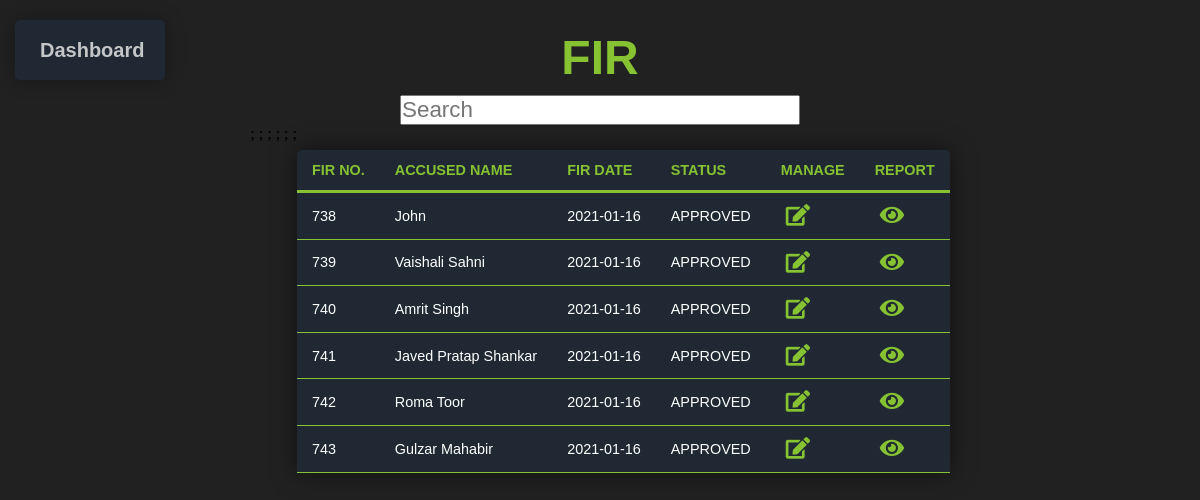
/php/managefir.php (signed in), run on the app's committed database.
### tables this page shows
CREATE TABLE `fir` (
  `FIR_NO` int(6) NOT NULL,
  `C_NAME` varchar(20) NOT NULL,
  `PHOTO` varchar(1000) DEFAULT NULL,
  `CRIME_TIME` datetime(6) DEFAULT NULL,
  `CRIME_SCENE` varchar(100) DEFAULT NULL,
  `CRIME_DESC` varchar(500) DEFAULT NULL,
  `FIR_DATE` date NOT NULL DEFAULT current_timestamp(),
  `OFFICER_ID` int(5) DEFAULT NULL,
  `STATUS` varchar(50) NOT NULL
);

### php/wids.php (called while the page is built, shortened)
<?php
$inf_name=array();
$inf_add=array();
$inf_num=array();
?>

### php/managefir.php (the view, shortened to what this page needs)
<?php
    include_once "dbh.php";
    $sql = "SELECT * FROM `fir`";
    $result = mysqli_query($conn, $sql);
    $resultcheck=mysqli_num_rows($result);
    if($resultcheck>0) {
    ?>
    <html>
        <link rel="stylesheet" href="./styles/style.css">
        <link rel="stylesheet" href="https://cdnjs.cloudflare.com/ajax/libs/font-awesome/5.15.1/css/all.min.css" />
        <body class='abc'>
        <div class='top_div'>
        <form action="policedash.php" method="post">
        <button  type=submit class="button" >Dashboard</button>
        <h2 class='table-heading'>FIR</h2>
        <input type="text" id="search" name="search" placeholder="Search" autocomplete="off">
    </div>
            <section class='display_table'>
            <table class='content-table'>
                <thead>
                    <th>FIR NO.</th>
                    <th>ACCUSED NAME</th>
                    <th>FIR DATE</th>
                    <th>STATUS</th>
                    <th>MANAGE</th>
                    <th>REPORT</th>
                </thead>
            <?php
                while($rows = mysqli_fetch_assoc($result)) {
                    include 'wids.php';
            ?>
                <tbody>
                    <tr>
                        <td><?php echo $rows['FIR_NO'];  ?></td>
                        <td><?php echo $rows['C_NAME']; ?></td>
                        <td><?php echo $rows['FIR_DATE']; ?></td>
                        <td><?php echo $rows['STATUS']; ?></td>
                        <?php echo "<td><a href=updatefir.php?cdc=".$rows['FIR_NO']."&cn=".urlencode($rows['C_NAME'])."&ct=".urlencode($rows['CRIME_TIME'])."&cs=".urlencode($rows['CRIME_SCENE'])."&ai=".urlencode(implode(',',$inf_name))."&id=".urlencode(implode(';',$inf_add))."&nu=".urlencode(implode(',',$inf_num))."&cd=".urlencode($rows['CRIME_DESC'])."&g=".$rows['FIR_DATE']."&od=".$rows['OFFICER_ID']."&cad=".urlencode($rows['STATUS'])."><i class='fas fa-edit manage_icons'></i></a>";?>
                        <?php echo "<td><a href=report.php?photo=".urlencode($rows['PHOTO'])."&cdc=".$rows['FIR_NO']."&s="."&cn=".urlencode($rows['C_NAME'])."&ct=".urlencode($rows['CRIME_TIME'])."&ia=".urlencode(implode(',',$inf_name))."&id=".urlencode(implode(';',$inf_add))."&nu=".urlencode(implode(',',$inf_num))."&cs=".urlencode($rows['CRIME_SCENE'])."&cd=".urlencode($rows['CRIME_DESC'])."&g=".$rows['FIR_DATE']."&od=".$rows['OFFICER_ID']."&cad=".urlencode($rows['STATUS'])."><i class='fas fa-eye manage_icons'></i></a></td>";?>;
                    </tr>
                </tbody>
                <?php
                    }
                    ?>
            </table>
        </section>
        </body>
    </html>
    <?php
     }
    else{
        echo "<script>
        window.location.href='policedash.php';
        alert('NO FIR's TO DISPLAY! ');
        </script>";
        exit();
    }
?>

### styles/style.css (style rules this page uses)
.abc { background-color: #222121; }
.content-table { font-family: 'Poppins', sans-serif; border-collapse: collapse; margin: 25px 0; font-size: 0.9em; min-width: 400px; border-radius: 5px 5px 0 0; overflow: hidden; -webkit-box-shadow: 0 0 25px rgba(0, 0, 0, 0.5); box-shadow: 0 0 25px rgba(0, 0, 0, 0.5); }
.content-table tbody { background-color: #1f2833; }
.content-table th, .content-table td { padding: 12px 15px; }
.content-table tbody tr { border-bottom: 1px solid #86C232; color: #fff; }
.display_table { display: -webkit-box; display: -ms-flexbox; display: flex; -webkit-box-pack: center; -ms-flex-pack: center; justify-content: center; }
.manage_icons { font-size: 1.5em; color: #86C232; margin: 0px 5px; }
.table-heading { font-size: 6vh; color: #86C232; text-align: center; font-family: 'Poppins', sans-serif; margin: 30px 0px 10px 0px; }
.top_div { display: -webkit-box; display: -ms-flexbox; display: flex; -ms-flex-pack: distribute; justify-content: space-around; }
.top_div input { outline: none; width: 400px; font-size: 1.4em; }
* { margin: 0; padding: 0; -webkit-box-sizing: border-box; box-sizing: border-box; }
.button { display: inline-block; position: absolute; top: 20px; left: 15px; padding: 15px 25px; font-size: 20px; font-family: 'Poppins', sans-serif; cursor: pointer; font-weight: bold; width: 150px; height: 60px; text-align: center; text-decoration: none; outline: none; color: #C5C6C7; background-color: #1f2833; border: none; border-radius: 5px; -webkit-box-shadow: 0 0 20px rgba(0, 0, 0, 0.3); box-shadow: 0 0 20px rgba(0, 0, 0, 0.3); }

### data on the page
fir: FIR_NO "738", C_NAME "John", FIR_DATE "2021-01-16", STATUS "APPROVED"
fir: FIR_NO "739", C_NAME "Vaishali Sahni", FIR_DATE "2021-01-16", STATUS "APPROVED"
fir: FIR_NO "740", C_NAME "Amrit Singh", FIR_DATE "2021-01-16", STATUS "APPROVED"
fir: FIR_NO "741", C_NAME "Javed Pratap Shankar", FIR_DATE "2021-01-16", STATUS "APPROVED"
fir: FIR_NO "742", C_NAME "Roma Toor", FIR_DATE "2021-01-16", STATUS "APPROVED"
fir: FIR_NO "743", C_NAME "Gulzar Mahabir", FIR_DATE "2021-01-16", STATUS "APPROVED"
